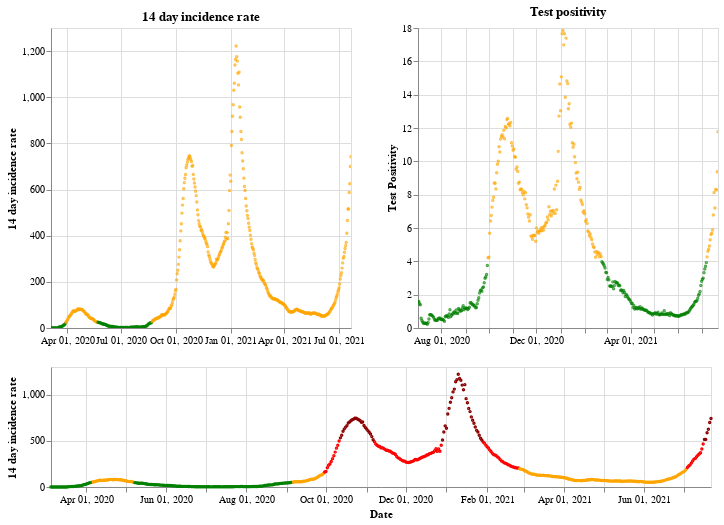

Source (notebook cell):
### Markdown cell above
## Northern Ireland

### Code cell
plot_traffic_light('Northern Ireland')

### Figure 1 — Vega-Lite specification as saved in the notebook (floating-point values rounded to 4 significant figures; data arrays with more than 128 entries replaced by an {"elided": "..."} marker saying what was removed)
{"config": {"view": {"continuousWidth": 400, "continuousHeight": 300}}, "vconcat": [{"hconcat": [{"mark": {"type": "point", "size": 2}, "encoding": {"color": {"condition": {"value": "green", "test": "(datum.twoWeeklyCasesRate <= 25)"}, "value": "orange"}, "tooltip": [{"type": "nominal", "field": "areaName"}, {"type": "temporal", "field": "date"}, {"type": "quantitative", "field": "twoWeeklyCasesRate"}, {"type": "quantitative", "field": "testPositivity"}], "x": {"type": "temporal", "axis": {"title": ""}, "field": "date", "scale": {"domain": {"selection": "DateBrush"}}, "timeUnit": "yearmonthdate"}, "y": {"type": "quantitative", "axis": {"title": "14 day incidence rate"}, "field": "twoWeeklyCasesRate"}}, "title": "14 day incidence rate", "width": 300}, {"mark": {"type": "point", "size": 2}, "encoding": {"color": {"condition": {"value": "green", "test": "(datum.testPositivity <= 4)"}, "value": "orange"}, "tooltip": [{"type": "nominal", "field": "areaName"}, {"type": "temporal", "field": "date"}, {"type": "quantitative", "field": "twoWeeklyCasesRate"}, {"type": "quantitative", "field": "testPositivity"}], "x": {"type": "temporal", "axis": {"title": ""}, "field": "date", "scale": {"domain": {"selection": "DateBrush"}}, "timeUnit": "yearmonthdate"}, "y": {"type": "quantitative", "axis": {"title": "Test Positivity"}, "field": "testPositivity"}}, "title": "Test positivity", "width": 300}]}, {"layer": [{"mark": {"type": "point", "size": 2}, "encoding": {"color": {"condition": {"value": "orange", "test": "(((datum.testPositivity < 4) && (datum.twoWeeklyCasesRate >= 50)) && (datum.twoWeeklyCasesRate < 200))"}, "value": "red"}, "opacity": {"condition": {"value": 1, "test": "((datum.twoWeeklyCasesRate >= 50) && (datum.twoWeeklyCasesRate < 500))"}, "value": 0}, "tooltip": [{"type": "nominal", "field": "areaName"}, {"type": "temporal", "field": "date"}, {"type": "quantitative", "field": "twoWeeklyCasesRate"}, {"type": "quantitative", "field": "testPositivity"}], "x": {"type": "temporal", "axis": {"title": "Date"}, "field": "date", "timeUnit": "yearmonthdate"}, "y": {"type": "quantitative", "axis": {"title": "14 day incidence rate"}, "field": "twoWeeklyCasesRate"}}, "selection": {"DateBrush": {"type": "interval", "encodings": ["x"], "fields": ["Time"]}}}, {"mark": {"type": "point", "size": 2}, "encoding": {"color": {"value": "darkred"}, "opacity": {"condition": {"value": 1, "test": "(datum.twoWeeklyCasesRate >= 500)"}, "value": 0}, "tooltip": [{"type": "nominal", "field": "areaName"}, {"type": "temporal", "field": "date"}, {"type": "quantitative", "field": "twoWeeklyCasesRate"}, {"type": "quantitative", "field": "testPositivity"}], "x": {"type": "temporal", "axis": {"title": "Date"}, "field": "date", "timeUnit": "yearmonthdate"}, "y": {"type": "quantitative", "axis": {"title": "14 day incidence rate"}, "field": "twoWeeklyCasesRate"}}}, {"mark": {"type": "point", "size": 2}, "encoding": {"color": {"condition": {"value": "green", "test": "((datum.testPositivity < 4) && (datum.twoWeeklyCasesRate < 50))"}, "value": "orange"}, "opacity": {"condition": {"value": 1, "test": "(datum.twoWeeklyCasesRate < 50)"}, "value": 0}, "tooltip": [{"type": "nominal", "field": "areaName"}, {"type": "temporal", "field": "date"}, {"type": "quantitative", "field": "twoWeeklyCasesRate"}, {"type": "quantitative", "field": "testPositivity"}], "x": {"type": "temporal", "axis": {"title": "Date"}, "field": "date", "timeUnit": "yearmonthdate"}, "y": {"type": "quantitative", "axis": {"title": "14 day incidence rate"}, "field": "twoWeeklyCasesRate"}}}], "height": 120, "width": 660}], "data": {"name": "data-c7a63fcc1c1d08c12d0dbee5f3c44dc5"}, "$schema": "https://vega.github.io/schema/vega-lite/v4.8.1.json", "datasets": {"data-c7a63fcc1c1d08c12d0dbee5f3c44dc5": {"elided": "505 records"}}}
